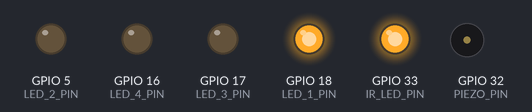
This sketch was run on a simulated ESP32. On the bench: output pins drawn as LEDs (lit = HIGH), buzzer (waves = sounding).

Above: at 0.1 s.
At 0.6 s:
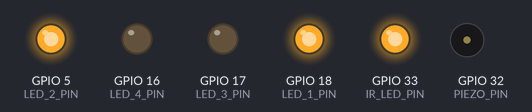
At 1.1 s:
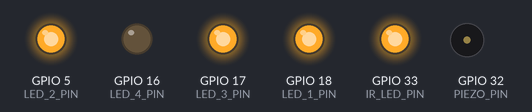
At 4.4 s:
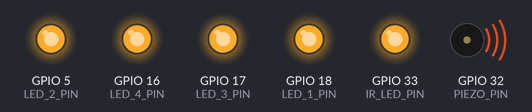
At 5.9 s:
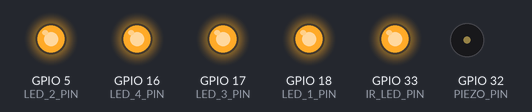
At 14.1 s:
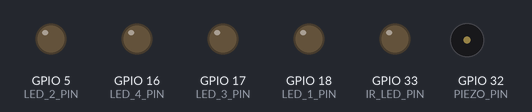
Timing chart, 0 to 15.6 s (numbered marks = the images above):
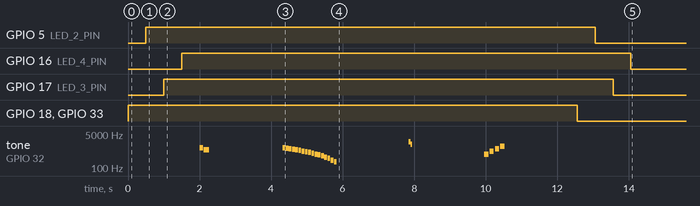

The sketch:

Player.ino
```cpp
#include "include/Settings.h"
#include "include/Sounds.h"

const int LED_PIN_ARR[] =  {LED_1_PIN,
                            LED_2_PIN,
                            LED_3_PIN,
                            LED_4_PIN};

void set_pin_mode()
{
  pinMode(LED_1_PIN, OUTPUT);
  pinMode(LED_2_PIN, OUTPUT);
  pinMode(LED_3_PIN, OUTPUT);
  pinMode(LED_4_PIN, OUTPUT);

  pinMode(PIEZO_PIN, OUTPUT);
  pinMode(IR_LED_PIN, OUTPUT);

  pinMode(SHOT_PIN, INPUT_PULLUP);
  pinMode(IR_RCV_PIN, INPUT);
  pinMode(RELD_PIN, INPUT_PULLUP);
}

void test_pins(int duration)
{
  digitalWrite(IR_LED_PIN, HIGH);

  for (int i = 0; i < 4; i++)
  {
    digitalWrite(LED_PIN_ARR[i], HIGH);
    delay(500);
  }

//  noTone(PIEZO_PIN);
//  // play a note on pin PIEZO_PIN for 200 ms:
//  tone(PIEZO_PIN, 440, 200);
//  delay(200);
//  noTone(PIEZO_PIN);
//  tone(PIEZO_PIN, 494, 500);
//  delay(500);
//  noTone(PIEZO_PIN);
//  tone(PIEZO_PIN, 523, 300);
//  delay(300);
//  noTone(PIEZO_PIN);
//
  soundHit();     delay(duration);
  soundDeath();   delay(duration);
  soundShot();    delay(duration);
  soundReload();  delay(duration);
//  delay(duration);

  digitalWrite(IR_LED_PIN, LOW);

  for (int i = 0; i < 4; i++)
  {
    digitalWrite(LED_PIN_ARR[i], LOW);
    delay(500);
  }
}


void setup()
{
  Serial.begin(115200);
  set_pin_mode();
  test_pins(2000);
}

void loop()
{

}
```

Sounds.h
```cpp
#ifndef SOUNDS_H__
#define SOUNDS_H__

void soundHit();
void soundDeath();
void soundShot();
void soundReload();
void soundEmptyMag();

#endif // SOUNDS_H__
```

Sounds.cpp
```cpp
#include <arduino.h>
#include "../include/Sounds.h"
#include "../include/Settings.h"

// --- Звук попадания (короткий "бип-бип") ---
void soundHit() {
  tone(PIEZO_PIN, 1000, 100); // высокий короткий
  delay(120);
  tone(PIEZO_PIN, 800, 150);  // чуть ниже
  delay(200);
  noTone(PIEZO_PIN);
}

// --- Звук смерти (нисходящий "у-у-у") ---
void soundDeath() {
  for (int f = 1000; f >= 200; f -= 50) {
    tone(PIEZO_PIN, f, 80);
    delay(90);
  }
  noTone(PIEZO_PIN);
}

// --- Звук выстрела (короткий щелчок) ---
void soundShot() {
  tone(PIEZO_PIN, 2000, 50); // очень короткий пик
  delay(60);
  tone(PIEZO_PIN, 1500, 30);
  delay(50);
  noTone(PIEZO_PIN);
}

// --- Звук перезарядки (восходящая мелодия) ---
void soundReload() {
  int notes[] = {500, 700, 900, 1200};
  for (int i = 0; i < 4; i++) {
    tone(PIEZO_PIN, notes[i], 120);
    delay(150);
  }
  noTone(PIEZO_PIN);
}

// --- Звук пустой обоймы (двойной щелчок) ---
void soundEmptyMag() {
  for (int i = 0; i < 2; i++) {
    tone(PIEZO_PIN, 400, 80); // низкий щелчок
    delay(120);
    noTone(PIEZO_PIN);
    delay(100);
  }
}
```

Settings.h
```cpp
#define USER_ID
#define CMND_ID

#define LED_1_PIN 18
#define LED_2_PIN 5
#define LED_3_PIN 17
#define LED_4_PIN 16

#define IR_LED_PIN 33
#define IR_RCV_PIN 25

#define PIEZO_PIN 32

#define SHOT_PIN 26
#define RELD_PIN 27
```
